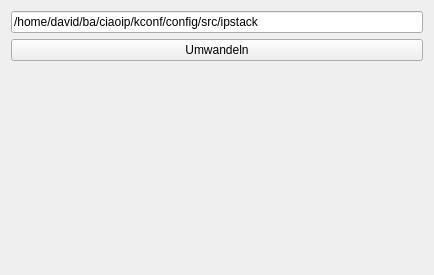
<?xml version="1.0" encoding="UTF-8"?>
<ui version="4.0">
 <class>Widget</class>
 <widget class="QWidget" name="Widget">
  <property name="geometry">
   <rect>
    <x>0</x>
    <y>0</y>
    <width>434</width>
    <height>275</height>
   </rect>
  </property>
  <property name="windowTitle">
   <string>Widget</string>
  </property>
  <layout class="QVBoxLayout" name="verticalLayout">
   <item>
    <widget class="QLineEdit" name="lineEdit">
     <property name="text">
      <string>/home/david/ba/ciaoip/kconf/config/src/ipstack</string>
     </property>
    </widget>
   </item>
   <item>
    <widget class="QPushButton" name="btnConvert">
     <property name="text">
      <string>Umwandeln</string>
     </property>
    </widget>
   </item>
   <item>
    <widget class="QLabel" name="label">
     <property name="text">
      <string/>
     </property>
    </widget>
   </item>
  </layout>
 </widget>
 <layoutdefault spacing="6" margin="11"/>
 <resources/>
 <connections/>
</ui>
